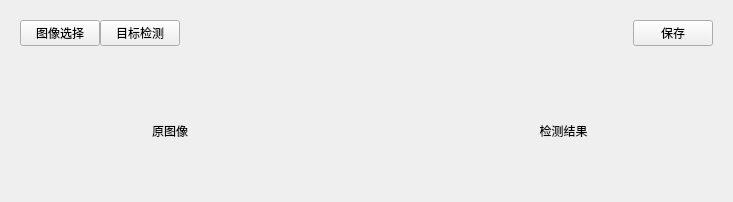
     <widget class="QWidget" name="page6">
      <layout class="QVBoxLayout" name="verticalLayout_29">
       <item>
        <widget class="QWidget" name="subWidget4_2" native="true">
         <property name="sizePolicy">
          <sizepolicy hsizetype="Preferred" vsizetype="Fixed">
           <horstretch>0</horstretch>
           <verstretch>0</verstretch>
          </sizepolicy>
         </property>
         <layout class="QHBoxLayout" name="horizontalLayout_37">
          <property name="spacing">
           <number>0</number>
          </property>
          <item>
           <widget class="QPushButton" name="edgeImageSelect_2">
            <property name="sizePolicy">
             <sizepolicy hsizetype="Fixed" vsizetype="Fixed">
              <horstretch>0</horstretch>
              <verstretch>0</verstretch>
             </sizepolicy>
            </property>
            <property name="text">
             <string>图像选择</string>
            </property>
           </widget>
          </item>
          <item>
           <widget class="QPushButton" name="edgeDetect_2">
            <property name="sizePolicy">
             <sizepolicy hsizetype="Fixed" vsizetype="Fixed">
              <horstretch>0</horstretch>
              <verstretch>0</verstretch>
             </sizepolicy>
            </property>
            <property name="text">
             <string>目标检测</string>
            </property>
           </widget>
          </item>
          <item>
           <spacer name="horizontalSpacer_26">
            <property name="orientation">
             <enum>Qt::Horizontal</enum>
            </property>
            <property name="sizeHint" stdset="0">
             <size>
              <width>453</width>
              <height>20</height>
             </size>
            </property>
           </spacer>
          </item>
          <item>
           <widget class="QPushButton" name="edgeDetectSaveBtn_2">
            <property name="text">
             <string>保存</string>
            </property>
           </widget>
          </item>
         </layout>
        </widget>
       </item>
       <item>
        <spacer name="verticalSpacer_14">
         <property name="orientation">
          <enum>Qt::Vertical</enum>
         </property>
         <property name="sizeType">
          <enum>QSizePolicy::Preferred</enum>
         </property>
         <property name="sizeHint" stdset="0">
          <size>
           <width>20</width>
           <height>30</height>
          </size>
         </property>
        </spacer>
       </item>
       <item>
        <layout class="QHBoxLayout" name="horizontalLayout_38">
         <item>
          <spacer name="horizontalSpacer_27">
           <property name="orientation">
            <enum>Qt::Horizontal</enum>
           </property>
           <property name="sizeType">
            <enum>QSizePolicy::Preferred</enum>
           </property>
           <property name="sizeHint" stdset="0">
            <size>
             <width>40</width>
             <height>20</height>
            </size>
           </property>
          </spacer>
         </item>
         <item>
          <layout class="QVBoxLayout" name="verticalLayout_27">
           <item>
            <widget class="QLabel" name="srcimg_2">
             <property name="enabled">
              <bool>true</bool>
             </property>
             <property name="sizePolicy">
              <sizepolicy hsizetype="Preferred" vsizetype="Expanding">
               <horstretch>0</horstretch>
               <verstretch>0</verstretch>
              </sizepolicy>
             </property>
             <property name="minimumSize">
              <size>
               <width>0</width>
               <height>0</height>
              </size>
             </property>
             <property name="text">
              <string/>
             </property>
             <property name="pixmap">
              <pixmap resource="qss.qrc">:/image/11111.png</pixmap>
             </property>
             <property name="scaledContents">
              <bool>true</bool>
             </property>
             <property name="alignment">
              <set>Qt::AlignCenter</set>
             </property>
             <property name="indent">
              <number>-3</number>
             </property>
            </widget>
           </item>
           <item>
            <widget class="QLabel" name="label_30">
             <property name="minimumSize">
              <size>
               <width>200</width>
               <height>40</height>
              </size>
             </property>
             <property name="maximumSize">
              <size>
               <width>16777215</width>
               <height>40</height>
              </size>
             </property>
             <property name="text">
              <string>原图像</string>
             </property>
             <property name="alignment">
              <set>Qt::AlignCenter</set>
             </property>
            </widget>
           </item>
          </layout>
         </item>
         <item>
          <spacer name="horizontalSpacer_28">
           <property name="orientation">
            <enum>Qt::Horizontal</enum>
           </property>
           <property name="sizeType">
            <enum>QSizePolicy::Preferred</enum>
           </property>
           <property name="sizeHint" stdset="0">
            <size>
             <width>150</width>
             <height>20</height>
            </size>
           </property>
          </spacer>
         </item>
         <item>
          <layout class="QVBoxLayout" name="verticalLayout_28">
           <item>
            <widget class="QLabel" name="label_31">
             <property name="sizePolicy">
              <sizepolicy hsizetype="Preferred" vsizetype="Expanding">
               <horstretch>0</horstretch>
               <verstretch>0</verstretch>
              </sizepolicy>
             </property>
             <property name="minimumSize">
              <size>
               <width>0</width>
               <height>0</height>
              </size>
             </property>
             <property name="text">
              <string/>
             </property>
             <property name="pixmap">
              <pixmap resource="qss.qrc">:/image/11111.png</pixmap>
             </property>
             <property name="scaledContents">
              <bool>true</bool>
             </property>
             <property name="alignment">
              <set>Qt::AlignCenter</set>
             </property>
            </widget>
           </item>
           <item>
            <widget class="QLabel" name="label_32">
             <property name="sizePolicy">
              <sizepolicy hsizetype="Preferred" vsizetype="Preferred">
               <horstretch>0</horstretch>
               <verstretch>0</verstretch>
              </sizepolicy>
             </property>
             <property name="minimumSize">
              <size>
               <width>200</width>
               <height>40</height>
              </size>
             </property>
             <property name="maximumSize">
              <size>
               <width>16777215</width>
               <height>40</height>
              </size>
             </property>
             <property name="text">
              <string>检测结果</string>
             </property>
             <property name="textFormat">
              <enum>Qt::PlainText</enum>
             </property>
             <property name="alignment">
              <set>Qt::AlignCenter</set>
             </property>
            </widget>
           </item>
          </layout>
         </item>
         <item>
          <spacer name="horizontalSpacer_29">
           <property name="orientation">
            <enum>Qt::Horizontal</enum>
           </property>
           <property name="sizeType">
            <enum>QSizePolicy::Preferred</enum>
           </property>
           <property name="sizeHint" stdset="0">
            <size>
             <width>40</width>
             <height>20</height>
            </size>
           </property>
          </spacer>
         </item>
        </layout>
       </item>
       <item>
        <spacer name="verticalSpacer_15">
         <property name="orientation">
          <enum>Qt::Vertical</enum>
         </property>
         <property name="sizeType">
          <enum>QSizePolicy::Preferred</enum>
         </property>
         <property name="sizeHint" stdset="0">
          <size>
           <width>20</width>
           <height>40</height>
          </size>
         </property>
        </spacer>
       </item>
      </layout>
     </widget>
